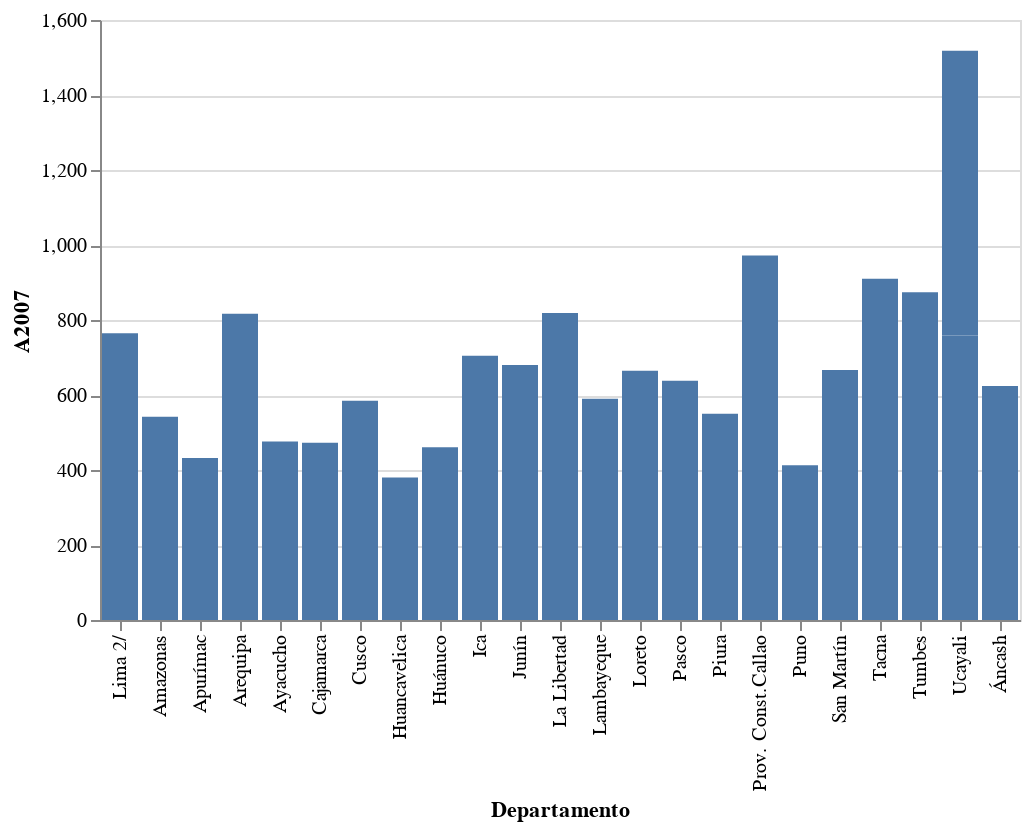

The notebook cell saved with this chart:
### Code cell
alt.Chart(dataset).mark_bar().encode(
    x ="Departamento:N" ,
    y = "A2007:Q"
    )

### Figure 1 — Vega-Lite specification as saved in the notebook (floating-point values rounded to 4 significant figures)
{"config": {"view": {"continuousWidth": 400, "continuousHeight": 300}}, "data": {"name": "data-1fe38e68063105ed31c854b51e048de5"}, "mark": "bar", "encoding": {"x": {"field": "Departamento", "type": "nominal"}, "y": {"field": "A2007", "type": "quantitative"}}, "$schema": "https://vega.github.io/schema/vega-lite/v4.17.0.json", "datasets": {"data-1fe38e68063105ed31c854b51e048de5": [{"Departamento": "Amazonas", "A2007": " 542", "2008": " 642", "2009": " 719", "2010": " 806", "2011": " 784", "2012": " 859", "2013": " 826", "2014": " 857", "2015": " 939", "2016": " 995", "2017": " 967", "2018": "1 033", "2019": "1 014", "A2020": " 993"}, {"Departamento": "Áncash", "A2007": " 624", "2008": " 734", "2009": " 771", "2010": " 870", "2011": " 941", "2012": " 974", "2013": "1 009", "2014": "1 049", "2015": "1 014", "2016": "1 095", "2017": "1 090", "2018": "1 117", "2019": "1 231", "A2020": "1 057"}, {"Departamento": "Apurímac", "A2007": " 432", "2008": " 490", "2009": " 519", "2010": " 634", "2011": " 598", "2012": " 620", "2013": " 778", "2014": " 842", "2015": " 926", "2016": " 889", "2017": " 901", "2018": " 937", "2019": "1 124", "A2020": "1 004"}, {"Departamento": "Arequipa", "A2007": " 817", "2008": " 986", "2009": "1 051", "2010": "1 120", "2011": "1 258", "2012": "1 300", "2013": "1 377", "2014": "1 429", "2015": "1 457", "2016": "1 512", "2017": "1 545", "2018": "1 645", "2019": "1 703", "A2020": "1 530"}, {"Departamento": "Ayacucho", "A2007": " 476", "2008": " 518", "2009": " 577", "2010": " 645", "2011": " 748", "2012": " 750", "2013": " 752", "2014": " 773", "2015": " 905", "2016": " 880", "2017": " 902", "2018": " 960", "2019": " 971", "A2020": "1 095"}, {"Departamento": "Cajamarca", "A2007": " 473", "2008": " 550", "2009": " 650", "2010": " 724", "2011": " 793", "2012": " 812", "2013": " 835", "2014": " 761", "2015": " 828", "2016": " 806", "2017": " 843", "2018": " 818", "2019": " 954", "A2020": " 850"}, {"Departamento": "Prov. Const.Callao", "A2007": " 972", "2008": "1 097", "2009": "1 238", "2010": "1 219", "2011": "1 189", "2012": "1 330", "2013": "1 353", "2014": "1 494", "2015": "1 529", "2016": "1 561", "2017": "1 598", "2018": "1 526", "2019": "1 580", "A2020": "1 356"}, {"Departamento": "Cusco", "A2007": " 585", "2008": " 651", "2009": " 757", "2010": " 776", "2011": " 888", "2012": " 974", "2013": "1 045", "2014": "1 081", "2015": "1 026", "2016": "1 145", "2017": "1 065", "2018": "1 189", "2019": "1 234", "A2020": " 963"}, {"Departamento": "Huancavelica", "A2007": " 380", "2008": " 426", "2009": " 494", "2010": " 560", "2011": " 614", "2012": " 642", "2013": " 685", "2014": " 622", "2015": " 720", "2016": " 734", "2017": " 709", "2018": " 703", "2019": " 742", "A2020": " 669"}, {"Departamento": "Huánuco", "A2007": " 461", "2008": " 532", "2009": " 573", "2010": " 623", "2011": " 720", "2012": " 848", "2013": " 898", "2014": " 878", "2015": " 924", "2016": " 901", "2017": " 933", "2018": " 974", "2019": "1 007", "A2020": " 892"}, {"Departamento": "Ica", "A2007": " 705", "2008": " 802", "2009": " 895", "2010": " 924", "2011": " 997", "2012": "1 023", "2013": "1 082", "2014": "1 187", "2015": "1 278", "2016": "1 297", "2017": "1 364", "2018": "1 415", "2019": "1 508", "A2020": "1 478"}, {"Departamento": "Junín", "A2007": " 680", "2008": " 794", "2009": " 797", "2010": " 796", "2011": " 913", "2012": " 975", "2013": "1 004", "2014": "1 045", "2015": "1 139", "2016": "1 199", "2017": "1 136", "2018": "1 130", "2019": "1 206", "A2020": "1 083"}, {"Departamento": "La Libertad", "A2007": " 819", "2008": " 763", "2009": " 926", "2010": " 890", "2011": " 895", "2012": "1 001", "2013": "1 040", "2014": "1 092", "2015": "1 129", "2016": "1 204", "2017": "1 256", "2018": "1 268", "2019": "1 307", "A2020": "1 167"}, {"Departamento": "Lambayeque", "A2007": " 590", "2008": " 637", "2009": " 671", "2010": " 708", "2011": " 750", "2012": " 844", "2013": " 835", "2014": " 906", "2015": "1 000", "2016": "1 117", "2017": "1 113", "2018": "1 190", "2019": "1 204", "A2020": "1 160"}, {"Departamento": "Lima", "A2007": "1 137", "2008": "1 236", "2009": "1 297", "2010": "1 286", "2011": "1 392", "2012": "1 517", "2013": "1 543", "2014": "1 640", "2015": "1 753", "2016": "1 870", "2017": "1 852", "2018": "1 857", "2019": "1 886", "A2020": "1 653"}, {"Departamento": "Lima Metropolitana 1/", "A2007": "1 177", "2008": "1 277", "2009": "1 345", "2010": "1 316", "2011": "1 435", "2012": "1 562", "2013": "1 597", "2014": "1 697", "2015": "1 810", "2016": "1 940", "2017": "1 921", "2018": "1 913", "2019": "1 948", "A2020": "1 711"}, {"Departamento": " Lima 2/", "A2007": " 765", "2008": " 839", "2009": " 837", "2010": " 981", "2011": " 966", "2012": "1 084", "2013": "1 017", "2014": "1 073", "2015": "1 185", "2016": "1 182", "2017": "1 175", "2018": "1 299", "2019": "1 262", "A2020": "1 118"}, {"Departamento": "Loreto", "A2007": " 665", "2008": " 727", "2009": " 772", "2010": " 864", "2011": " 888", "2012": " 978", "2013": " 945", "2014": "1 038", "2015": "1 108", "2016": "1 062", "2017": "1 167", "2018": "1 166", "2019": "1 231", "A2020": "1 180"}, {"Departamento": "Madre de Dios", "A2007": "1 091", "2008": "1 252", "2009": "1 412", "2010": "1 495", "2011": "1 833", "2012": "1 867", "2013": "1 936", "2014": "1 861", "2015": "1 655", "2016": "1 633", "2017": "1 669", "2018": "1 639", "2019": "1 665", "A2020": "1 400"}, {"Departamento": "Moquegua", "A2007": "1 124", "2008": "1 328", "2009": "1 353", "2010": "1 541", "2011": "1 564", "2012": "1 780", "2013": "1 826", "2014": "1 824", "2015": "1 791", "2016": "1 818", "2017": "1 690", "2018": "1 769", "2019": "1 801", "A2020": "1 694"}, {"Departamento": "Pasco", "A2007": " 638", "2008": " 748", "2009": " 806", "2010": " 893", "2011": " 897", "2012": " 835", "2013": " 859", "2014": " 866", "2015": " 892", "2016": "1 001", "2017": "1 051", "2018": "1 056", "2019": "1 172", "A2020": " 835"}, {"Departamento": "Piura", "A2007": " 550", "2008": " 620", "2009": " 760", "2010": " 743", "2011": " 857", "2012": " 887", "2013": " 890", "2014": " 902", "2015": " 935", "2016": " 952", "2017": "1 047", "2018": "1 104", "2019": "1 146", "A2020": " 993"}, {"Departamento": "Puno", "A2007": " 413", "2008": " 466", "2009": " 508", "2010": " 588", "2011": " 632", "2012": " 721", "2013": " 806", "2014": " 880", "2015": " 799", "2016": " 857", "2017": " 819", "2018": " 840", "2019": " 876", "A2020": " 810"}, {"Departamento": "San Martín", "A2007": " 667", "2008": " 774", "2009": " 811", "2010": " 882", "2011": " 993", "2012": "1 033", "2013": "1 001", "2014": "1 038", "2015": "1 099", "2016": "1 079", "2017": "1 129", "2018": "1 176", "2019": "1 159", "A2020": " 983"}, {"Departamento": "Tacna", "A2007": " 910", "2008": "1 035", "2009": "1 055", "2010": "1 125", "2011": "1 135", "2012": "1 244", "2013": "1 270", "2014": "1 295", "2015": "1 323", "2016": "1 337", "2017": "1 354", "2018": "1 359", "2019": "1 392", "A2020": "1 260"}, {"Departamento": "Tumbes", "A2007": " 874", "2008": " 783", "2009": " 856", "2010": " 911", "2011": "1 035", "2012": "1 118", "2013": "1 105", "2014": "1 145", "2015": "1 165", "2016": "1 255", "2017": "1 261", "2018": "1 338", "2019": "1 264", "A2020": "1 143"}, {"Departamento": "Ucayali", "A2007": " 759", "2008": " 772", "2009": " 852", "2010": " 825", "2011": " 963", "2012": "1 015", "2013": "1 018", "2014": "1 008", "2015": "1 166", "2016": "1 183", "2017": "1 167", "2018": "1 212", "2019": "1 174", "A2020": "1 203"}, {"Departamento": "Ucayali", "A2007": " 759", "2008": " 772", "2009": " 852", "2010": " 825", "2011": " 963", "2012": "1 015", "2013": "1 018", "2014": "1 008", "2015": "1 166", "2016": "1 183", "2017": "1 167", "2018": "1 212", "2019": "1 174", "A2020": "1 203"}]}}
